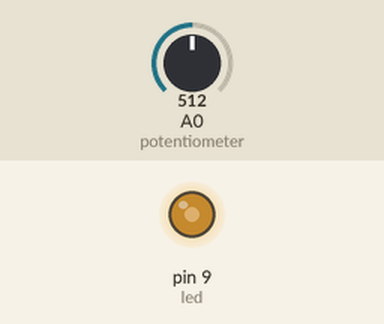
A sketch run on a simulated Arduino Uno, built with avr-gcc and run on an emulated ATmega328P. On the bench: output pins drawn as LEDs (lit = HIGH). The inputs (shaded band) are chosen by the test bench; at power-on: A0 (potentiometer) = 512. What the sketch prints to the serial monitor is not drawn.

Above: at 1.2 s.
1.3 s: A0 (potentiometer) set to 716
At 1.9 s:
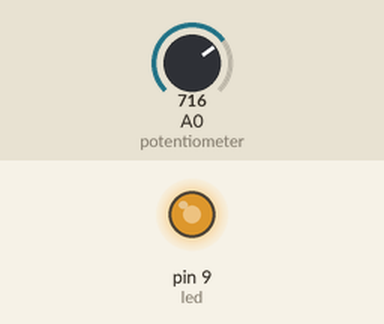
2.8 s: A0 (potentiometer) set to 900
At 3.1 s:
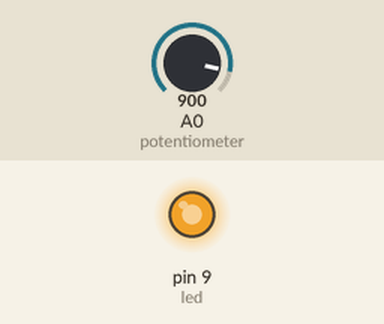
4.3 s: A0 (potentiometer) set to 122
At 5.4 s:
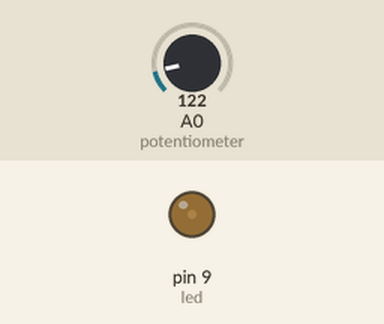
5.8 s: A0 (potentiometer) set to 0
At 6.6 s:
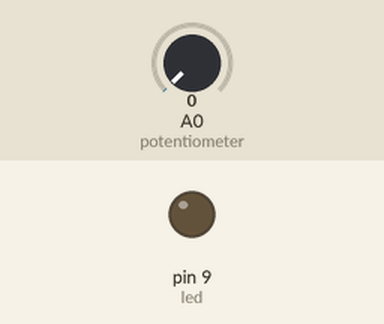
Timing chart, 0 to 8.3 s (numbered marks = the images above; inputs shaded):
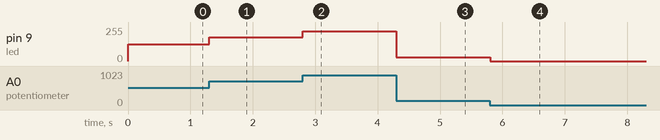

The sketch:

Laser_Arduino.ino
```cpp
#define potentiometer A0
#define led 9
#define TTL 4

int brightness;
int Laser_OFF = 0;
int analog_value;

void setup() {
  // PWM (pin 9 & 10) frequency set to 31372.55 Hz (better control of linear increase in voltage on logic N-MOSFET)
  TCCR1B = TCCR1B & B11111000 | B00000001;
  Serial.begin(9600);
  pinMode(led, OUTPUT);
  pinMode(potentiometer, INPUT);
  pinMode(TTL, INPUT);
  digitalWrite(TTL, LOW);
  analogWrite(led, Laser_OFF);
}

void loop() {
  analog_value = analogRead(potentiometer);
  brightness = map(analog_value, 0, 1023, 0, 255);
  Serial.write(analog_value / 4);
  //if (digitalRead (TTL) == HIGH) {
    analogWrite(led, brightness);
  }
  //else
    //analogWrite(led, Laser_OFF);
//}
```

Measured:
- after the input at 1.3 s, pin 9 (led): 127/255 → 178/255 at once
- after the input at 2.8 s, pin 9 (led): 178/255 → 224/255 at once
- after the input at 4.3 s, pin 9 (led): 224/255 → 30/255 at once
- after the input at 5.8 s, pin 9 (led): 30/255 → 0/255 at once
